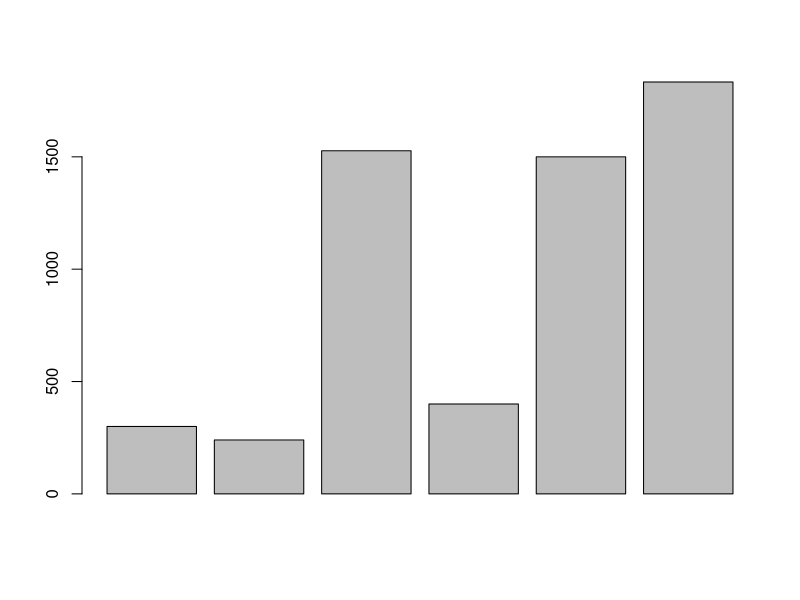
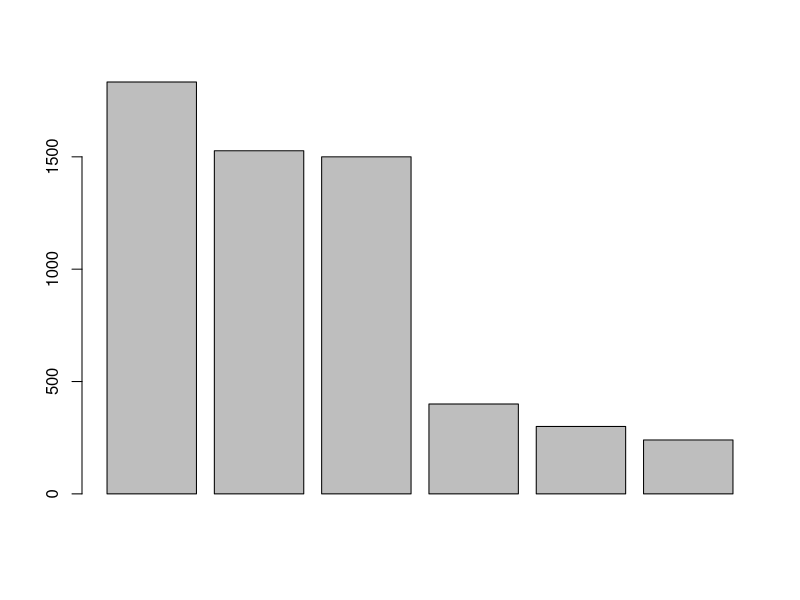
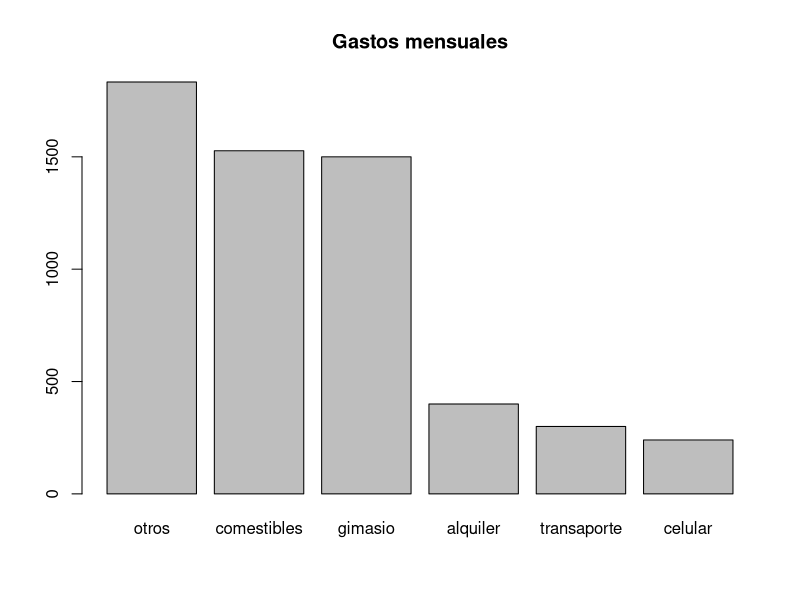

These figures' R source, in order:
################################################################################
#LAB. 1 
#FLOR ANGELI CRUZ ROSALES 
#DR. MARCO AURELIO GONZALEZ TAGLE 
#13/08/25
################################################################################

#Gastos de un estudiante univeristario

# Gastos totales 
300 + 240 + 1527 + 400 + 1500 + 1833 
# Resultado de la operación [1] 5800 

# Asignación de variables y el valor de cada una 
celular <- 300 
transporte <- 240 
comestibles <- 1527 
gimnasio <- 400 
alquiler <- 1500
otros <- 1833 
# Valor total de gastos por semestre y anualmente 
total <-celular+transporte+comestibles+gimnasio+alquiler+otros
semestre <- total*5
anual <- total*10 

# Valor absoluto 
abs(10)
abs (-4)

# Raíz cuadrada 
sqrt(9)

# Logaritmo natural 
log(2)

2*9
4+5 # también se puede colocar un comentario 

# Cuidar el uso de mayúsculas y minúsculas para obtener un resultado correcto 
celular <-300 
Celular <--300
CELULAR <-8000 

celular+Celular 
CELULAR-celular 

# Help - Ayuda 
help (abs)
help (mean)
?abs
?mean

# Para busqueda de funciones relacionadas asociadas a una palabra clave 
#(algo complementario)

help.search("absolute")

# Crear un vector 
gastos <- c(celular, transporte, comestibles, gimnasio, alquiler, otros)
gastos 

# Crear un diagrama de barra de gastos con la función de barplot 
barplot(gastos)
barplot

# Se ordenan los datos de manera decreciente con la función de sort 
?sort
sort(gastos, decreasing = TRUE)

# Se crea una variable con nuestros datos ordenados para generar un nuevo barplot 
gastos_ord <- sort(gastos, decreasing = TRUE)
barplot(gastos_ord)

# Editar el barplot para agregar el nombre de las variables en el gráfico  
barplot(gastos_ord, main = "Gastos mensuales",
        names.arg = c("otros", "comestibles",
                      "gimasio", "alquiler",
                      "transaporte", "celular"))
                                                            
                                                            
                                                            
                                                            
                                                            
                                                            
                                                            
                                                            
                                                            
                                                            
                                                            
                                                            
                                                            
                                                            
                                                            
                                                            
                                                            
                                                            
                                                            
                                                          